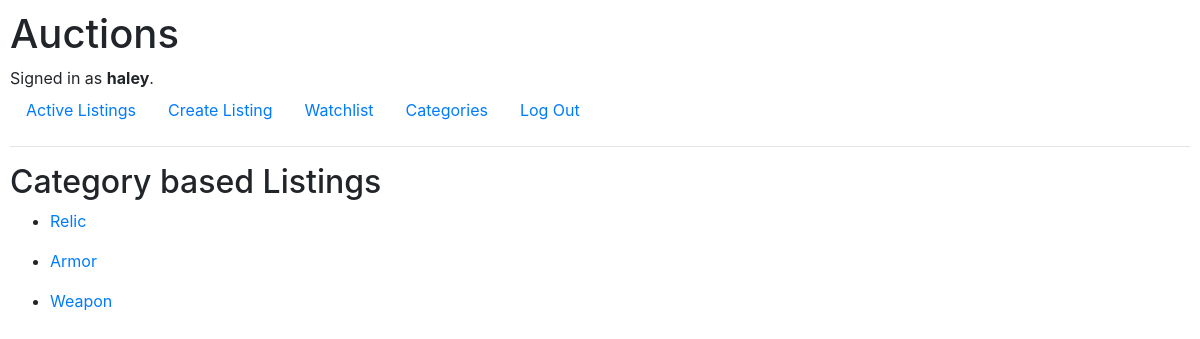
The page /categories (signed in) on the database its author committed.
### auctions/models.py (models this page shows)
class User(AbstractUser):
    pass

class Category(models.Model):
    name = models.CharField(max_length=50)
    class Meta:
        verbose_name_plural= "Categories"
    def __str__(self):
        return f"{self.name}"

### auctions/views.py (the view)
# urls.py: path("categories", views.categories, name="categories"),
def categories(request):
    categories = Category.objects.all()
    return render(request, "auctions/categories.html", {
        "categories":categories,
    })

### auctions/templates/auctions/categories.html
{% extends "auctions/layout.html" %}
{% block body %}
    <h2>Category based Listings</h2>
<div>
    {% for category in categories %}
    <ul>
        <li><a href="category_auction/{{ category.id }}">{{category}}</li></a>
        </ul>
        {% endfor %}
    </div>
{% endblock %}

### auctions/templates/auctions/layout.html (shortened to what this page needs)
{% load static %}
<!DOCTYPE html>
<html lang="en">
    <head>
        <link rel="stylesheet" href="https://stackpath.bootstrapcdn.com/bootstrap/4.4.1/css/bootstrap.min.css">
        <link href="{% static 'auctions/styles.css' %}" rel="stylesheet">
    </head>
    <body>
        <h1>Auctions</h1>
        <div>
            {% if user.is_authenticated %}
                Signed in as <strong>{{ user.username }}</strong>.
            {% else %}
                Not signed in.
            {% endif %}
        </div>
        <ul class="nav">
            {% if user.is_authenticated %}
            <li class="nav-item">
                <a class="nav-link" href="{% url 'index' %}">Active Listings</a>
            </li>
            <li class="nav-item">
                <a class="nav-link" href="{% url 'add_auction' %}">Create Listing</a>
            </li>
            <li class="nav-item">
                <a class="nav-link" href="{% url 'watchlist' %}">Watchlist</a>
            </li>
            <li class="nav-item">
                <a class="nav-link" href="{% url 'categories' %}">Categories</a>
            </li>
            <li class="nav-item">
                <a class="nav-link" href="{% url 'logout' %}">Log Out</a>
            </li>
            {% endif %}
        </ul>
        <hr>
        {% block body %}
        {% endblock %}
    </body>
</html>

### auctions/static/auctions/styles.css (style rules this page uses)
body { padding: 10px; }

### rows shown on the page
User: username "haley"
Category: name "Relic"
Category: name "Armor"
Category: name "Weapon"
